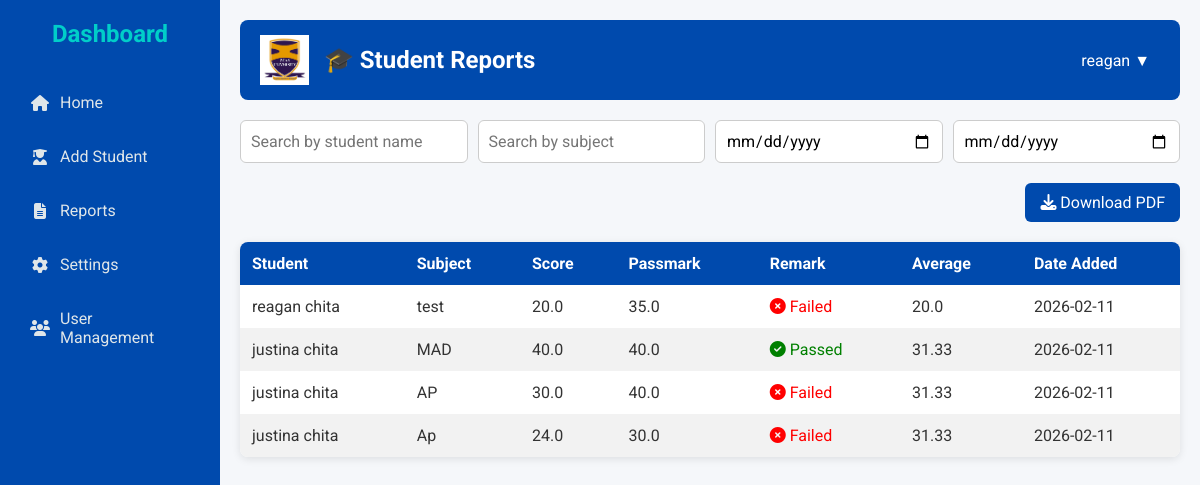
Screenshot of /reports (signed in) with the database file from the repository.
### app.py (models this page shows, shortened)
class User(db.Model, UserMixin):
    id = db.Column(db.Integer, primary_key=True)
    username = db.Column(db.String(100), unique=True, nullable=False)
    password = db.Column(db.String(200), nullable=False)  # store hashed passwords
    first_name = db.Column(db.String(100), nullable=False)
    last_name = db.Column(db.String(100), nullable=False)
    email = db.Column(db.String(100), unique=True, nullable=False)
    is_admin = db.Column(db.Boolean, default=False)

class Grade(db.Model):
    id = db.Column(db.Integer, primary_key=True)
    student_id = db.Column(db.Integer, db.ForeignKey('student.id'), nullable=False)
    subject = db.Column(db.String(100), nullable=False)
    score = db.Column(db.Float, nullable=False)
    passmark = db.Column(db.Float, nullable=False, server_default='40')
    passed = db.Column(db.Boolean, nullable=False, server_default='0')
    date_added = db.Column(db.DateTime, default=datetime.utcnow)
    student = db.relationship('Student', backref=db.backref('grades', lazy=True))

### app.py (the view)
@app.route('/reports')
@login_required
def student_reports_page():
    grades_list = []
    students = Student.query.all()
    for student in students:
        if student.grades:
            avg_score = sum([grade.score for grade in student.grades]) / len(student.grades)
        else:
            avg_score = 0
        for grade in student.grades:
            grades_list.append({
                'student_name': f"{student.first_name} {student.last_name}",
                'subject': grade.subject,
                'score': grade.score,
                'passmark': grade.passmark,
                'passed': grade.passed,
                'date_added': grade.date_added,
                'average_score': round(avg_score, 2)  # include average
            })
    return render_template("reports.html", grades=grades_list)

### app.py (called while the page is built)
@login_manager.user_loader
def load_user(user_id):
    return User.query.get(int(user_id))

### templates/reports.html (shortened to what this page needs)
<!DOCTYPE html>
<html lang="en">
<head>
<link rel="stylesheet" href="https://cdnjs.cloudflare.com/ajax/libs/font-awesome/6.5.0/css/all.min.css">
</head>
<body>
    <div class="sidebar">
        <h2>Dashboard</h2>
        <a href="{{ url_for('home') }}"><i class="fa fa-home"></i> Home</a>
        <a href="{{ url_for('students_page') }}"><i class="fa fa-user-graduate"></i> Add Student</a>
        <a href="{{ url_for('student_reports_page') }}" class="{% if page == 'reports' %}active{% endif %}"><i class="fa fa-file-alt"></i> Reports</a>
        <a href="{{ url_for('settings_page') }}" class="{% if page == 'settings' %}active{% endif %}"><i class="fa fa-cog"></i> Settings</a>
        <a href="{{ url_for('user_management_page') }}" class="{% if page == 'users' %}active{% endif %}"><i class="fa fa-users"></i> User Management</a>
    </div>
    <div class="main-content">
        <div class="app-bar">
            <div class="app-bar-left">
                <img src="{{ url_for('static', filename='zcas_logo.png') }}" alt="ZCAS Logo">
                <h1>🎓 Student Reports</h1>
            </div>
            <div class="app-bar-right">
                <button class="dropdown-btn">{{ current_user.first_name }} ▼</button>
            </div>
        </div>
        <div class="search-box">
            <input type="text" id="searchStudent" placeholder="Search by student name">
            <input type="text" id="searchSubject" placeholder="Search by subject">
            <input type="date" id="startDate" placeholder="Start date">
            <input type="date" id="endDate" placeholder="End date">
        </div>
        <div style="text-align: right; margin-bottom: 20px;">
            <a href="{{ url_for('download_report') }}"
            style="display:inline-block; padding:10px 15px; background:#004aad; color:white; border:none; border-radius:6px; text-decoration:none; cursor:pointer;">
            <i class="fa fa-download"></i> Download PDF
            </a>
        </div>
        <table id="gradesTable">
        <thead>
            <tr>
                <th>Student</th>
                <th>Subject</th>
                <th>Score</th>
                <th>Passmark</th>
                <th>Remark</th>
                <th>Average</th>
                <th>Date Added</th>
            </tr>
        </thead>
        <tbody>
            {% for grade in grades %}
            <tr>
                <td>{{ grade.student_name }}</td>
                <td>{{ grade.subject }}</td>
                <td>{{ grade.score }}</td>
                <td>{{ grade.passmark }}</td>
                <td>
                    {% if grade.passed %}
                        <span style="color: green;"><i class="fa fa-check-circle"></i> Passed</span>
                    {% else %}
                        <span style="color: red;"><i class="fa fa-times-circle"></i> Failed</span>
                    {% endif %}
                </td>
                <td>{{ grade.average_score }}</td>
                <td>{{ grade.date_added.strftime("%Y-%m-%d") }}</td>
            </tr>
            {% endfor %}
        </tbody>
    </table>
    </div>
</body>
</html>

### templates/reports.html (style rules this page uses)
* { box-sizing: border-box; margin: 0; padding: 0; font-family: 'Roboto', sans-serif; }
body { display: flex; min-height: 100vh; background-color: #f5f7fa; color: #333; }
.sidebar { width: 220px; background-color: #004aad; color: white; padding: 20px; display: flex; flex-direction: column; gap: 15px; }
.sidebar h2 { font-size: 1.5rem; margin-bottom: 20px; color: #00cec9; text-align: center; }
.sidebar a { color: #dfe6e9; text-decoration: none; padding: 10px; border-radius: 6px; transition: 0.2s; display: flex; align-items: center; gap: 10px; }
.sidebar i { width: 20px; text-align: center; }
.main-content { flex: 1; padding: 20px; }
.app-bar { display: flex; justify-content: space-between; align-items: center; background-color: #004aad; color: #fff; padding: 15px 20px; border-radius: 8px; margin-bottom: 20px; }
.app-bar-left { display: flex; align-items: center; gap: 15px; }
.app-bar-left img { height: 50px; }
.app-bar-left h1 { font-size: 1.5rem; color: #fff; }
.app-bar-right { position: relative; display: inline-block; }
.app-bar-right .dropdown-btn { background: none; border: none; color: white; cursor: pointer; font-size: 1rem; padding: 5px 10px; }
.search-box { display: flex; flex-wrap: wrap; gap: 10px; margin-bottom: 20px; }
.search-box input { flex: 1; min-width: 150px; padding: 10px; border-radius: 6px; border: 1px solid #ccc; font-size: 1rem; }
table { width: 100%; border-collapse: collapse; margin-top: 10px; background-color: #fff; border-radius: 8px; overflow: hidden; box-shadow: 0 2px 8px rgba(0,0,0,0.1); }
th, td { padding: 12px; text-align: left; }
th { background-color: #004aad; color: white; }
tr:nth-child(even) { background-color: #f2f2f2; }

### rows the page displays
User: first_name "reagan"
Grade: student_name "reagan chita", subject "test", score "20.0", passmark "35.0", shows "Failed", average_score "20.0", date_added "2026-02-11"
Grade: student_name "justina chita", subject "MAD", score "40.0", passmark "40.0", shows "Passed", average_score "31.33", date_added "2026-02-11"
Grade: student_name "justina chita", subject "AP", score "30.0", passmark "40.0", shows "Failed", average_score "31.33", date_added "2026-02-11"
Grade: student_name "justina chita", subject "Ap", score "24.0", passmark "30.0", shows "Failed", average_score "31.33", date_added "2026-02-11"
